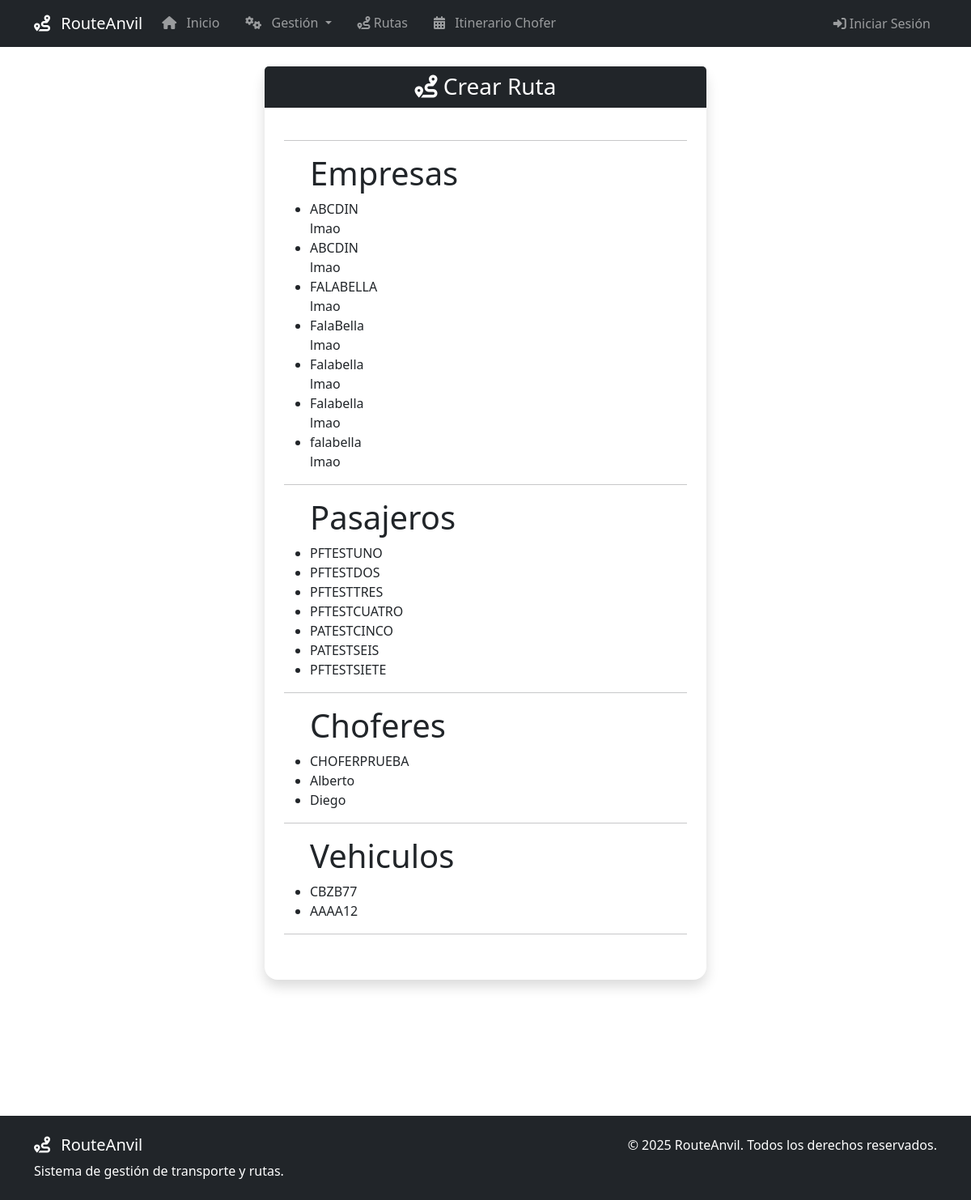
The page /ruta/crear/ on the database its author committed.
### RouteAnvil/models.py (models this page shows, shortened)
class Pasajero(models.Model):
    id_pasajero = models.UUIDField(primary_key=True, default=uuid.uuid4, verbose_name="ID Pasajero")
    rut = models.CharField(max_length=12, unique=True, verbose_name="RUT")
    nombre = models.CharField(max_length=45, verbose_name="Nombre")
    apellido = models.CharField(max_length=45, verbose_name="Apellido")
    telefono = models.CharField(max_length=15, verbose_name="Telefono")
    empresa_trabajo = models.CharField(max_length=45, verbose_name="Empresa de Trabajo")
    paradero_deseado = models.ForeignKey(Parada, on_delete=models.SET_NULL, null=True, blank=True, related_name='paradero_deseado',verbose_name="Paradero deseado")

class Chofer(models.Model):
    id_chofer = models.UUIDField(primary_key=True, default=uuid.uuid4, verbose_name="ID Chofer")
    rut = models.CharField(max_length=12, unique=True, verbose_name="RUT")
    nombre = models.CharField(max_length=45, verbose_name="Nombre")
    apellido = models.CharField(max_length=45, verbose_name="Apellido")
    tipo_licencia = models.CharField(max_length=2, choices=tipo_licencia, verbose_name="Tipo de Licencia")
    direccion = models.CharField(max_length=45, verbose_name="Direccion")
    fecha_ultimo_control = models.DateField(verbose_name="Fecha Ultimo Control")
    fecha_proximo_control = models.DateField(verbose_name="Fecha Proximo Control")
    id_vehiculo = models.ForeignKey('Vehiculo', on_delete=models.SET_NULL, null=True, blank=True, verbose_name="Vehiculo Asignado")
    class Meta:
        verbose_name = "Chofer"
        verbose_name_plural = "Choferes"

class Vehiculo(models.Model):
    id_vehiculo = models.UUIDField(primary_key=True, default=uuid.uuid4, verbose_name="ID Vehiculo")
    patente = models.CharField(max_length=7, unique=True, verbose_name="Patente")
    marca = models.CharField(max_length=45, verbose_name="Marca")
    modelo = models.CharField(max_length=45, verbose_name="Modelo")
    anio = models.IntegerField(verbose_name="Año")
    capacidad = models.IntegerField(verbose_name="Capacidad")
    estado = models.CharField(max_length=1, choices=estado, default='A', verbose_name="Estado")
    revision_tecnica = models.DateField(verbose_name="Revision Tecnica")
    proxima_revision = models.DateField(verbose_name="Proxima Revision")

### RouteAnvil/views.py (the view)
# urls.py: path('ruta/crear/', views.ruta_crear, name='ruta_crear'),
def ruta_crear(request):
    if request.method == 'POST':
        """ form = VehiculoForm(request.POST)
        if form.is_valid():
            vehiculo = form.save()
            return redirect('vehiculo_detalle', patente=vehiculo.patente) """
    if request.method == 'GET':
        pasajeros = Pasajero.objects.all()
        empresas = list(pasajeros.values_list('empresa_trabajo', flat=True).order_by('empresa_trabajo'))
        vehiculos = Vehiculo.objects.all()
        choferes = Chofer.objects.all()
        datos = {
            'empresas' : empresas,
            'pasajeros' : pasajeros,
            'vehiculos' : vehiculos,
            'choferes' : choferes,
        }
        return render(request, 'rutas/ruta_crear.html', datos)

### RouteAnvil/templates/rutas/ruta_crear.html (shortened to what this page needs)
{% extends "base.html" %}
{% block contenido %}
<div class="row justify-content-center mb-5">
    <div class="col-md-8 col-lg-6">
        <div class="card shadow">
            <div class="card-header bg-dark text-white text-center">
                <h3 class="mb-0">
                    <i class="fa-solid fa-route"></i> Crear Ruta
                </h3>
            </div>
            <div class="card-body p-4">
                <hr>
                <ul>
                    <h1>Empresas</h1>
                    {% for empresa in empresas %}
                    <li>{{ empresa }}</li>
                    lmao
                    {% endfor %}
                </ul>
                <hr>
                <ul>
                    <h1>Pasajeros</h1>
                    {% for pasajero in pasajeros %}
                    <li>{{ pasajero.nombre }}</li>
                    {% endfor %}
                </ul>
                <hr>
                <ul>
                    <h1>Choferes</h1>
                    {% for chofer in choferes %}
                    <li>{{ chofer.nombre }}</li>
                    {% endfor %}
                </ul>
                <hr>
                <ul>
                    <h1>Vehiculos</h1>
                    {% for vehiculo in vehiculos %}
                     <li>{{ vehiculo.patente }}</li>
                    {% endfor %}
                </ul>
                <hr>
            </div>
        </div>
    </div>
</div>
{% endblock contenido %}

### RouteAnvil/templates/base.html (shortened to what this page needs)
{% load static %}
<!DOCTYPE html>
<html lang="es">
<head>
    <link href="https://cdn.jsdelivr.net/npm/bootstrap@5.3.0/dist/css/bootstrap.min.css" rel="stylesheet">
    <link rel="stylesheet" href="https://cdnjs.cloudflare.com/ajax/libs/font-awesome/6.0.0/css/all.min.css">
    <link rel="stylesheet" href="{% static 'css/style.css' %}">
</head>
<body>
    <nav class="navbar navbar-expand-lg navbar-dark bg-dark">
        <div class="container">
            <a class="navbar-brand" href="{% url 'index' %}">
                <i class="fas fa-route"></i> RouteAnvil
            </a>
            <div class="collapse navbar-collapse" id="navbarNav">
                <ul class="navbar-nav me-auto nav-underline">
                    <li class="nav-item">
                        {% url 'index' as url_esperada %}
                        <a class="nav-link {% if request.get_full_path == url_esperada %}active{% endif %}" href="{% url 'index' %}">
                            <i class="fas fa-home"></i> Inicio
                        </a>
                    </li>
                    <li class="nav-item dropdown">
                        <a class="nav-link dropdown-toggle" href="#" id="navbarDropdownGestion" role="button" data-bs-toggle="dropdown" aria-expanded="false">
                            <i class="fas fa-cogs"></i> Gestión
                        </a>
                                {% url 'chofer_lista' as url_esperada %}
                                {% url 'pasajeros_lista' as url_esperada %}
                                {% url 'vehiculo_lista' as url_esperada %}
                                {% url 'paraderos_lista' as url_esperada %}
                    </li>
                    <li>
                        {% url 'rutas' as url_esperada %}
                        <a class="nav-link {% if request.get_full_path == url_esperada %}active{% endif %}" href="{% url 'rutas' %}">
                            <i class="fa-solid fa-route"></i> Rutas
                        </a>
                    </li>
                    <li class="nav-item">
                        {% url 'vista_itinerario_chofer' as url_esperada %}
                        <a class="nav-link {% if request.get_full_path == url_esperada %}active{% endif %}" href="{% url 'vista_itinerario_chofer' %}">
                            <i class="fas fa-calendar-alt"></i> Itinerario Chofer
                        </a>
                    </li>
                </ul>
                <ul class="navbar-nav ms-auto">
                    {% if not user.is_authenticated %}
                    <li class="nav-item">
                        <a class="nav-link" href="{% url 'login' %}">
                            <i class="fa-solid fa-right-to-bracket"></i>  Iniciar Sesión
                        </a>
                    </li>
                    {% endif %}
                </ul>
            </div>
        </div>
    </nav>
    <main class="container my-4">
        {% block contenido %}
        {% endblock contenido %}
    </main>
    <footer class="bg-dark text-white mt-5">
        <div class="container py-4">
            <div class="row">
                <div class="col-md-6">
                    <h5><i class="fas fa-route"></i> RouteAnvil</h5>
                    <p class="mb-0">Sistema de gestión de transporte y rutas.</p>
                </div>
                <div class="col-md-6 text-md-end">
                    <p class="mb-0">© 2025 RouteAnvil. Todos los derechos reservados.</p>
                </div>
            </div>
        </div>
    </footer>
</body>
</html>

### RouteAnvil/static/css/style.css (style rules this page uses)
.card { border: none; border-radius: 1rem; margin-bottom: 3rem; }
.card-body { padding: 2rem; margin-bottom: 1rem; }
.fas { margin-right: 0.5rem; }
html, body { height: 100%; }
body { display: flex; flex-direction: column; }
main { flex: 1; }
footer { margin-top: auto; }

### rows shown on the page
Pasajero: nombre "PFTESTUNO"
Pasajero: nombre "PFTESTDOS"
Pasajero: nombre "PFTESTTRES"
Pasajero: nombre "PFTESTCUATRO"
Pasajero: nombre "PATESTCINCO"
Pasajero: nombre "PATESTSEIS"
Pasajero: nombre "PFTESTSIETE"
Chofer: nombre "CHOFERPRUEBA"
Chofer: nombre "Alberto"
Chofer: nombre "Diego"
Vehiculo: patente "CBZB77"
Vehiculo: patente "AAAA12"

### other values the page prints
{{ empresa }} "ABCDIN" "ABCDIN" "FALABELLA" "FalaBella" "Falabella" "Falabella" "falabella"
